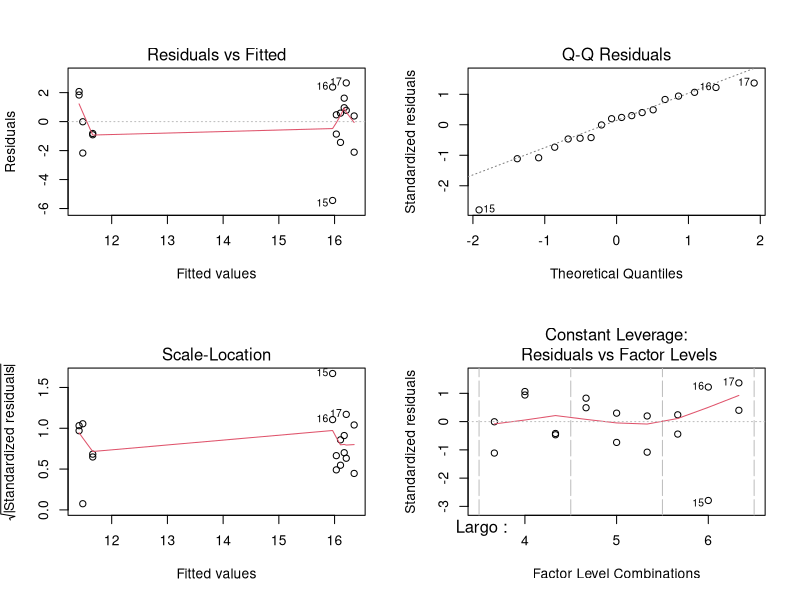

R code for this plot:
## ---- chunk 1
data <- as.data.frame(matrix(c(3.25, 4, 11.47,
                               3.25, 4, 9.31,
                               3.75, 4, 13.25,
                               3.75, 4, 13.49,
                               4.25, 4, 10.75,
                               4.25, 4, 10.84,
                               3.25, 5, 17.79,
                               3.25, 5, 17.13,
                               3.75, 5, 16.69, 
                               3.75, 5, 14.67,
                               4.25, 5, 16.74, 
                               4.25, 5, 14.24, 
                               3.25, 6, 15.17,
                               3.25, 6, 16.50,
                               3.75, 6, 10.52, 
                               3.75, 6, 18.35,
                               4.25, 6, 18.88,
                               4.25, 6, 16.99), byrow=TRUE,nrow=18, ncol=3))
colnames(data) <- c("Ancho","Largo","Tiempo")
data$Ancho <- as.factor(data$Ancho)
data$Largo <- as.factor(data$Largo)
## ---- chunk 2
av <- aov(Tiempo ~ Largo*Ancho, data=data)
summary(av)
## ---- chunk 3
av1 <- aov(Tiempo ~ Largo + Ancho, data=data)
summary(av1)
## ---- chunk 4
par(mfrow=c(2,2))
plot(av1)
par(mfrow=c(1,1))
## ---- chunk 5
model.tables(av1)
model.tables(av1, type="means")

